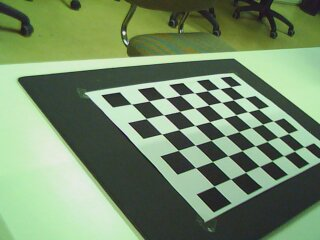
#> input picture Lab_1/data/left/left_000.jpg, 320 x 240 px
$ jupyter execute --allow-errors lab_1.ipynb   (shell and % lines are left out)   (older library calls are emulated)
#> lines starting #> are read from the running program, lines starting #| are printed output that depends on the picture; long printed decimals are rounded
# **Sesión 1:** Calibración de Cámara 📷⚙️

## **Instalaciones**

## **Librerías**

[cell 1]
from typing import List
import numpy as np
import imageio
import cv2
import copy
import glob

## **Apartado A: Calibración de cámara** (derecha e izquierda)

En este apartado se realiza la calibración de dos cámaras de un sistema estereoscópico. Para ello se trabajará con las imágenes de las carpetas ``left`` y ``right``. En primer lugar se trabajará con la carpeta ``left``. Posteriormente, deberá repetir el proceso con las imágenes en la carpeta ``right``. Ambas carpetas contienen imágenes con las que se calibrarán las cámaras. En ellas aparece el patrón de calibración en diferentes posiciones y orientaciones. Estas imágenes serán los datos de entrada.

Los pasos que deberá seguir para calibrar una cámara son:

1. Defina y ejecute el método para cargar imágenes ``load_images()``.
2. Detecte las esquinas de los patrones usando ``cv2.findChessboardCorners()``. Refine las detecciones con ``cv2.cornerSubPix()``.
3. Compruebe que las detecciones son correctas dibujando los resultados con ``cv2.drawChessboardCorners()``.
4. Defina y ejecute el método ``get_chessboard_points(chessboard_shape, dx, dy)`` que proporcione las coordenadas 3D de las esquinas del patrón. El sistema de referencia utilizado deberá estar anclado al propio patrón.
5. Utilice ``cv2.calibrateCamera`` para obtener los parámetros de calibración para la cámara izquierda.

### **Tarea A.1:** Defina y ejecute el método para cargar imágenes ``load_images()``.

[cell 2]
def load_images(filenames: List) -> List:
    return [imageio.imread(filename) for filename in filenames]

[cell 3]
# TODO Build a list containing the paths of all images from the left camera
import os
from os.path import dirname, join

path = join(dirname(os.getcwd()), "data", "left")
print(path)
imgs_path = [join(path, f"{img_path}") for img_path in os.listdir(path)]

imgs = load_images(imgs_path)
#> imgs = 1 item

### **Tarea A.2:** Detecte las esquinas de los patrones usando ``cv2.findChessboardCorners()``. Refine las detecciones con ``cv2.cornerSubPix()``.

[cell 4]
# TODO Find corners with cv2.findChessboardCorners()
corners = []
for img in imgs:
    corner = cv2.findChessboardCorners(img, (8, 6))
    corners.append(corner)
#> this loop made 1 pass
#> after the loop, corners = 1 item

[cell 5]
print(corners)
#| [(True, array([[[131.348 , 103.952 ]],
#|        [[148.911 , 100.842 ]],
#|        [[165.053 ,  97.976]],
#|        [[180.256 ,  95.317 ]],
#|        [[194.522 ,  92.7707  ]],
#|        [[207.447 ,  90.586]],
#|        [[219.7416  ,  88.639]],
#|        [[230.774 ,  86.617 ]],
#|        [[146.090 , 118.541 ]],
#|        [[163.686 , 114.825 ]],
#|        [[179.676 , 111.346 ]],
#|        [[194.638 , 108.0935  ]],
#> (further printed lines are left out)

[cell 6]
corners_copy = copy.deepcopy(corners)
#> corners_copy = 1 item
criteria = (cv2.TERM_CRITERIA_EPS + cv2.TERM_CRITERIA_MAX_ITER, 30, 0.01)

# TODO To refine corner detections with cv2.cornerSubPix() you need to input grayscale images. Build a list containing grayscale images.
imgs_gray = [cv2.cvtColor(img, cv2.COLOR_BGR2GRAY) for img in imgs]
#> imgs_gray = 1 item
#> img is the input picture: shape (240, 320, 3); mean R, G, B 117.7, 140.9, 106.8

corners_refined = [cv2.cornerSubPix(i, cor[1], (8, 6), (-1, -1), criteria) if cor[0] else [] for i, cor in zip(imgs_gray, corners_copy)]
#> corners_refined = 1 item

### **Tarea A.3:** Compruebe que las detecciones son correctas dibujando los resultados con ``cv2.drawChessboardCorners()``

[cell 7]
imgs_copy = copy.deepcopy(imgs)
#> imgs_copy = 1 item
print(imgs_copy)
#> (printed output is left out)

[cell 8]
# TODO Use cv2.drawChessboardCorners() to draw the cornes

imgs_with_point = []
for img, corner in zip(imgs_copy, corners):
    imgs_with_point.append(cv2.drawChessboardCorners(img, (8, 6), corner[1], corner[0]))
#> after the loop, imgs_with_point = 1 item

[cell 9]
# TODO Show images and save when needed

def show_image(img: np.array, title: str = "Image"):
    cv2.imshow(title, img)
    cv2.waitKey(0)
    cv2.destroyAllWindows()

def write_image(img: np.array, path: str):
    cv2.imwrite(path, img)

for img in imgs_with_point:
    show_image(img, "Image")
#> this loop made 1 pass
#> pass 1, in show_image, `cv2.imshow(title, img)`:
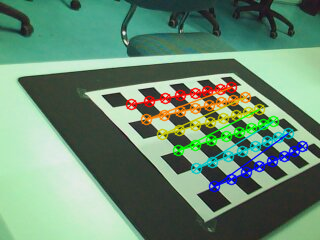
#> window 'Image': shape (240, 320, 3); mean B, G, R 115.5, 140.4, 106.4

### **Tarea A.4:** Defina y ejecute el método ``get_chessboard_points(chessboard_shape, dx, dy)``

[cell 10]
# TODO Design the method. It should return a np.array with np.float32 elements
def get_chessboard_points(chessboard_shape, dx, dy):
#> called with chessboard_shape = (8, 6), dx = 30, dy = 30
    long = chessboard_shape[0]
    short = chessboard_shape[1]

    points = []
    for dim1 in range(short):
        for dim2 in range(long):
            point = [dim1 * dx, dim2 * dy, 0]
            points.append(point)
    return np.array(points, dtype=np.float32)

[cell 11]
# TODO You need the points
# for every image, not just one (consider a list comprehension)
chessboard_points = [get_chessboard_points((8, 6), 30, 30) for corner in corners if corner[0]]
#> chessboard_points = 1 item
print(chessboard_points)
#> (printed output is left out)

### **Tarea A.5:** Utilice ``cv2.calibrateCamera()`` para obtener los parámetros de calibración para la cámara izquierda

[cell 12]
# Filter data and get only those with adequate detections
valid_corners = [cor[1] for cor in corners if cor[0]]
#> valid_corners = 1 item
# Convert list to numpy array
valid_corners = np.asarray(valid_corners, dtype=np.float32)

[cell 13]
print(valid_corners)
#> (printed output is left out)

[cell 14]
# TODO
# rms, intrinsics, dist_coeffs, rvecs, tvecs = cv2.calibrateCamera(chessboard_points, valid_corners, (8,6), np.zeros((3,3)), None)

# # Obtain extrinsics
# extrinsics = list(map(lambda rvec, tvec: np.hstack((cv2.Rodrigues(rvec)[0], tvec)), rvecs, tvecs))

imgpoints = []
for corners in valid_corners:
    imgpoints.append(corners)
#> after the loop, imgpoints = 1 item

rms, intrinsics, dist_coeffs, rvecs, tvecs = cv2.calibrateCamera(
    chessboard_points, imgpoints, (320, 240), None, None
)
#> rms = 0.179; intrinsics = [[429.8, 0, 158.6], [0, 419.4, 121.2], [0, 0, 1]]; dist_coeffs = [[-0.65, 9.26, 0.0129, 0.0076, -55.14]]; rvecs = ([1.86, 1.06, -0.113],); tvecs = ([-33.64, -21.77, 528.3],)

extrinsics = list(map(lambda rvec, tvec: np.hstack((cv2.Rodrigues(rvec)[0], tvec)), rvecs, tvecs))
#> extrinsics = [[[0.619, 0.706, 0.344, -33.64], [0.617, -0.166, -0.769, -21.77], [-0.486, 0.688, -0.539, 528.3]]]

[cell 15]
# Print outputs
print("Intrinsics:\n", intrinsics)
#| Intrinsics:
#|  [[429.823   0.         158.618]
#|  [  0.         419.440  121.193]
#|  [  0.           0.           1.        ]]
print("Distortion coefficients:\n", dist_coeffs)
#| Distortion coefficients:
#|  [[-6.49746381e-01  9.26227833e+00  1.28520601e-02  7.59627340e-03
#|   -5.51416531e+01]]
print("Root mean squared reprojection error:\n", rms)
#| Root mean squared reprojection error:
#|  0.1786

### **Pregunta A.1:** Repita el proceso (carga de imágenes, detección y comprobación de esquinas, etc.) para la cámara derecha.

[cell 16]
# TODO Homework

path = join(dirname(os.getcwd()), "data", "right")
print(path)
#> (the rest of this cell did not finish here and is left out)

### **Pregunta A.2:** Diferencias entre cv2.findChessboardCorners() y cv2.cornerSubPix()

[cell 17]
# TODO Homework
print(f"findChessboardCorners:")
print(corners, "\n")
#> (printed output is left out)
print(f"cornerSubPix:")
print(corners_refined)

print("La diferencia se encuentra en que, como su propio nombre indica, la segunda función refina las coordenadas de las esquinas (pareciendo ser más precisas)")

### **Pregunta A.3:** Número mínimo de imágenes necesarias para calibrar.

[cell 18]
# TODO Homework
import matplotlib.pyplot as plt

rms_values = []

num_imgs = len(valid_corners)
#> num_imgs = 1

intrinsics = np.zeros((3, 3))
distortion = np.zeros((5, 1))

for i in range(1, num_imgs + 1):
    selected_imgs_corners = valid_corners[:i]
    selected_chessboard_points = chessboard_points[:i]

    ret, mtx, dist, rvecs, tvecs = cv2.calibrateCamera(
        selected_chessboard_points,
        selected_imgs_corners,
        (320, 240),
        intrinsics,
        distortion
    )

    rms_values.append(ret)
#> this loop made 1 pass
#> (ret, mtx, dist, rvecs, tvecs) on pass 1: (0.179, [[429.8, 0, 158.6], [0, 419.4, 121.2], [0, 0, 1]], [-0.65, 9.26, 0.0129, 0.0076, -55.14], ([1.86, 1.06, -0.113],), ([-33.64, -21.77, 528.3],))
#> after the loop, rms_values = [0.179]

plt.figure(figsize=(10,6))
plt.plot(range(1, num_imgs + 1), rms_values, marker='o', color='b')
plt.title('Error RMS en función del número de imágenes utilizadas para la calibración (imágenes estándar)')
plt.xlabel('Número de imágenes')
plt.ylabel('Error RMS')
plt.grid(True)
plt.show()
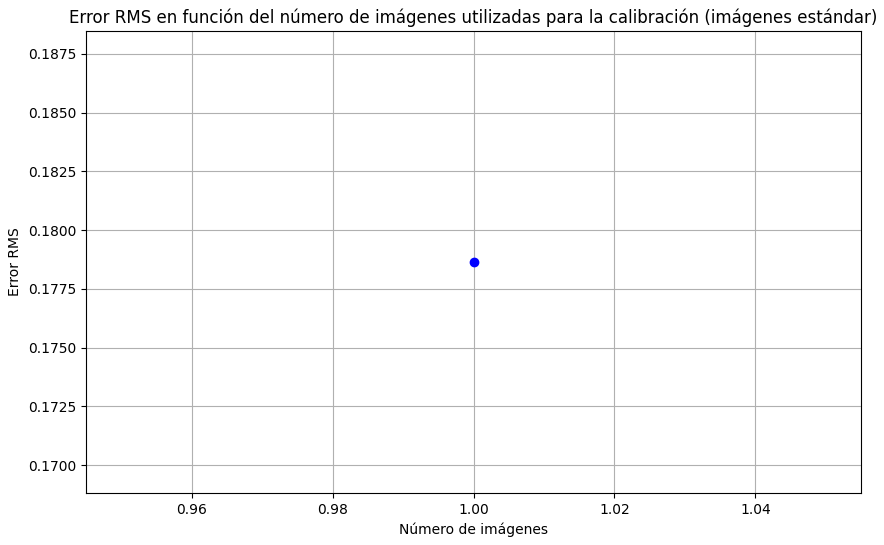
#> figure drawn by matplotlib, 1 panel

## **Apartado B: Corrección de distorsión** (ojo de pez)

En este apartado se trabajará en la corrección de la distorsión debido a lentes de ojo de pez. Primero se calibrará una cámara con este tipo de lente, utilizando las imágenes de la carpeta ``fisheye``. Posteriormente se utilizarán estos parámetros de calibración para corregir la distorsión de una de las imágenes de calibración.

Los pasos que deberá seguir para calibrar una cámara con distorsión de ojo de pez son:

1. Reutilice el método ``load_images()`` para cargar las imágenes de la carpeta ``fisheye``.
2. Detecte las equinas procesando las imágenes con los métodos ``cv2.findChessboardCorners()`` y ``cv2.cornerSubPix()``.
3. Reutilice la función ``get_chessboard_points()`` para obtener las coordenadas del tablero.
4. Defina los argumentos para la función de calibración.
5. Calibre con ``cv2.fisheye.calibrate()``

### **Tarea B.1:** Reutilice el método ``load_images()`` para cargar las imágenes de la carpeta ``fisheye``

[cell 19]
# TODO Build a list containing the paths of all images from the fisheye camera and load images
path = join(dirname(os.getcwd()), "data", "fisheye")
fisheye_imgs_path = glob.glob(f'{path}/*.jpg')

fisheye_imgs = load_images(fisheye_imgs_path)
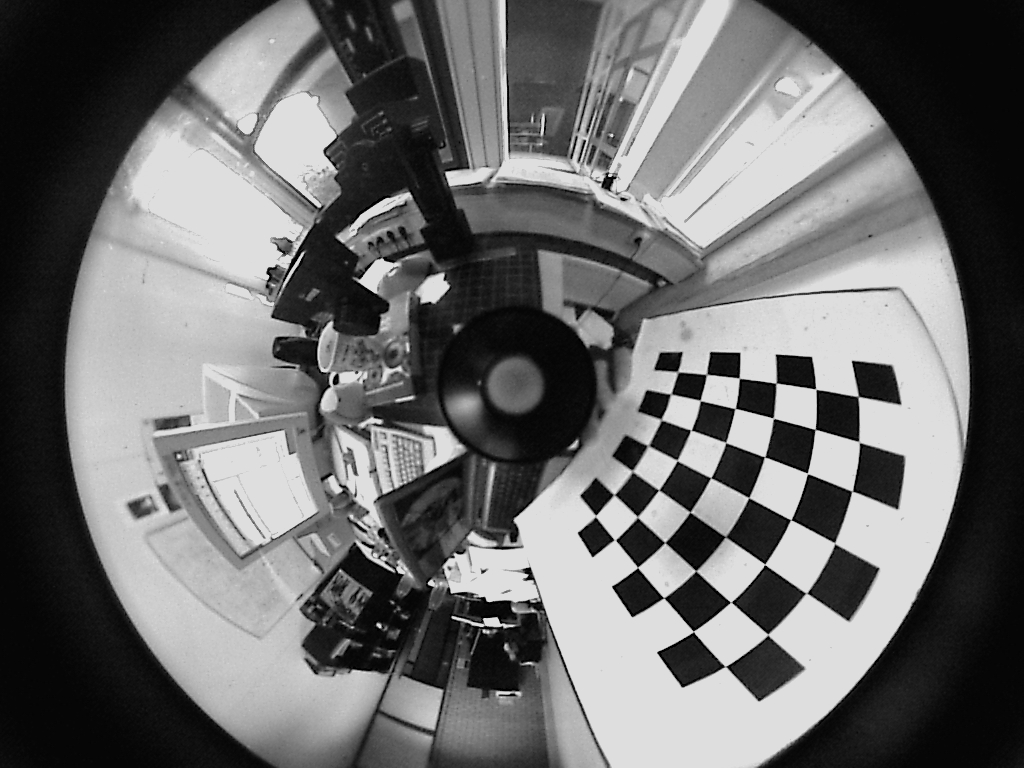
#> input picture Lab_1/data/fisheye/VMRImage0.jpg, 1024 x 768 px
#> fisheye_imgs = 1 item

[cell 20]
for img in fisheye_imgs:
    show_image(img)

### **Tarea B.2:** Detecte las equinas procesando las imágenes con los métodos ``cv2.findChessboardCorners()`` y ``cv2.cornerSubPix()``.

[cell 21]
imgs_corners = []
# Parameters for cv2.cornerSubPix()
subpix_criteria = (cv2.TERM_CRITERIA_EPS+cv2.TERM_CRITERIA_MAX_ITER, 30, 0.1)
#> subpix_criteria = (3, 30, 0.1)

#TODO Complete the required parts of the loop
for img in fisheye_imgs:

    # TODO parse arguments to cv2.findChessboardCorners()
    show_image(img)
    corners = cv2.findChessboardCorners(img, (7,6))
    print(corners)

    # TODO convert image to grayscale to use cv2.cornerSubPix()
    gray_img = cv2.cvtColor(img, cv2.COLOR_BGR2GRAY)
    if corners[0]:
        refined_corners = cv2.cornerSubPix(gray_img, corners[1], (3,3), (-1,-1), subpix_criteria)

    # TODO append only those refined_corners with proper detections
    if corners[0]:
        imgs_corners.append(refined_corners)
#> after the loop, imgs_corners = 1 item

### **Tarea B.3:** Reutilice la función ``get_chessboard_points()`` para obtener las coordenadas del tablero

[cell 22]
# TODO Define the chessboard dimensions and the lenght of the squares (in [mm])
chessboard_dims = (7, 6)
length = 30
# TODO You need the points for every image, not just one (consider a list comprehension)
fisheye_chessboard_points = [np.asarray(get_chessboard_points(chessboard_dims, length, length)).reshape(-1,1,3) for _ in range(len(imgs_corners))]
#> fisheye_chessboard_points = 1 item

[cell 23]
print(len(fisheye_chessboard_points))

### **Tarea B.4:** Defina los argumentos para la calibración

[cell 24]
# [6 lines of commented-out code are left out]


def get_chessboard_points(chessboard_shape, dx, dy):
    rows, cols = chessboard_shape
    points = np.zeros((rows*cols,1,3),dtype=np.float32)

    for i in range(rows):
        for j in range(cols):
            points[i*cols+j] = [j*dx,i*dy,0]

    return points
calibration_flags = cv2.fisheye.CALIB_RECOMPUTE_EXTRINSIC + cv2.fisheye.CALIB_FIX_K1 + cv2.fisheye.CALIB_FIX_K2 + cv2.fisheye.CALIB_FIX_K3 + cv2.fisheye.CALIB_FIX_K4
#> calibration_flags = 242


intrinsics = np.zeros((3, 3))
intrinsics[0, 0] = 1.0  # f_x (distancia focal en la dirección x)
intrinsics[1, 1] = 1.0  # f_y (distancia focal en la dirección y)
intrinsics[0, 2] = 1024 / 2  # c_x (centro de la imagen en x)
intrinsics[1, 2] = 768 / 2  # c_y (centro de la imagen en y)
intrinsics[2, 2] = 1.0

distortion = np.zeros((4, 1))  # 4 coeficientes de distorsión

rotations = []  # Se dejan vacíos para que OpenCV los llene

traslations = []  # También se dejan vacíos
imags_corners = [
    np.array(corners).reshape(-1, 1, 2).astype(np.float32) for corners in imgs_corners if corners is not None
]
#> imags_corners = 1 item
object_points = [
    np.asarray(get_chessboard_points(chessboard_dims, length, length)).reshape(-1,1,3).astype(np.float32) for _ in range(len(imags_corners))
]
#> object_points = 1 item

[cell 25]
gray_img.shape[::-1]
#> Out = (1024, 768)

### **Tarea B.5:** Calibración

[cell 26]
rms, intrinsics, distortion, rotations, translations = \
cv2.fisheye.calibrate(objectPoints=object_points, imagePoints=imags_corners, image_size=(1024,768), K=intrinsics, D=distortion, flags=calibration_flags, criteria=(cv2.TERM_CRITERIA_EPS + cv2.TERM_CRITERIA_MAX_ITER, 30, 1e-6))
#> rms = 3668; intrinsics = [[15969.1, -3071980, -3422], [0, 165243.7, -1972.9], [0, 0, 1]]; distortion = [0, 0, 0, 0]; rotations = ([-23.34, -26.01, 23.58],); translations = ([-19932, -82.68, -70344.2],)

[cell 27]
# Show intrinsic matrix and distortion coefficients values
print(intrinsics)
print(distortion)

### **Pregunta B.1:** Corrija la distorsión de las 2 primeras imágenes de la carpeta ``fisheye``

[cell 28]
# TODO Search in the documentation to define 'dim'
dim = (1024, 768)
map1, map2 = cv2.fisheye.initUndistortRectifyMap(intrinsics, distortion, np.eye(3), intrinsics, dim, cv2.CV_16SC2)
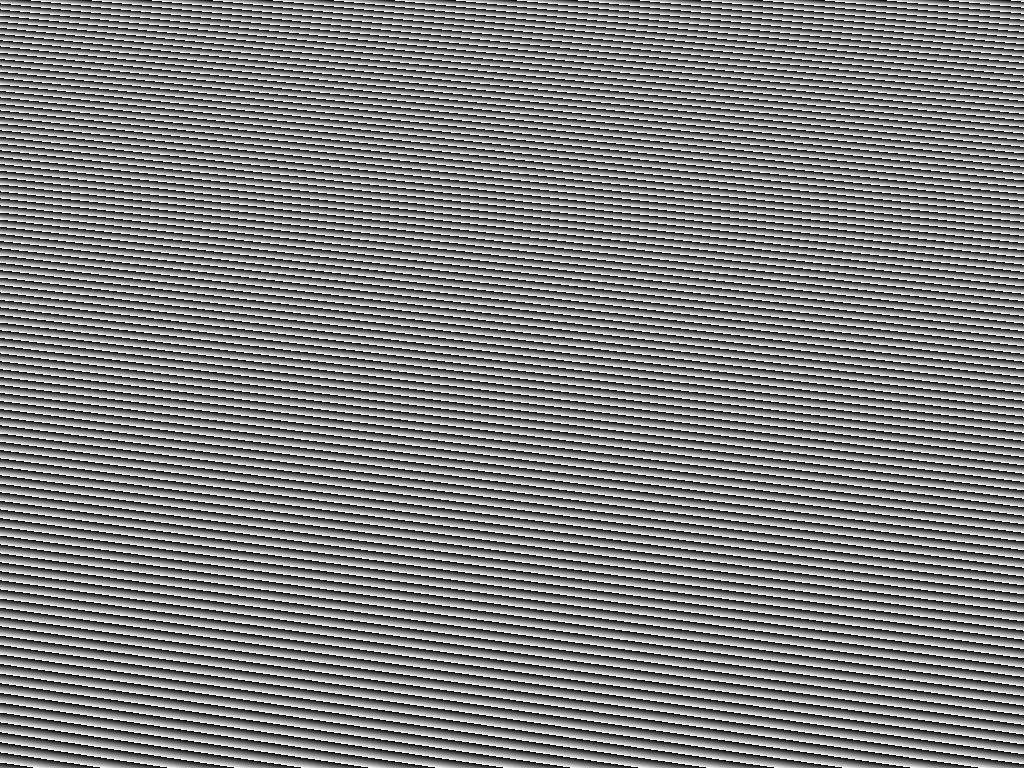
#> map2: shape (768, 1024) uint16; min 0, max 1023, mean 511.5; drawn with min black and max white

[cell 29]
# TODO Homework: correct distortion using cv2.remap()

undistorted_imgs = []
for img in fisheye_imgs[:2]:
    undistorted_img = cv2.remap(img, map1, map2, interpolation=cv2.INTER_LINEAR)
    undistorted_imgs.append(undistorted_img)

    imgs_gray = cv2.cvtColor(undistorted_img, cv2.COLOR_BGR2GRAY)

    ret, corners = cv2.findChessboardCorners(undistorted_img, (7, 6))

    if ret:
        criteria = (cv2.TERM_CRITERIA_EPS + cv2.TERM_CRITERIA_MAX_ITER, 30, 0.01)
        corners_refined = cv2.cornerSubPix(imgs_gray, corners, (7, 6), (-1, -1), criteria)

        cv2.drawChessboardCorners(undistorted_img, (7, 6), corners_refined, ret)

    cv2.imshow("Undistorted Image", undistorted_img)
    cv2.waitKey(0)
#> this loop made 1 pass
#> ret on pass 1: False
#> after the loop, undistorted_imgs = 1 item

cv2.destroyAllWindows()

print("Matriz de intrínsecos:\n", intrinsics)
print("Coeficientes de distorsión:\n", distortion)
